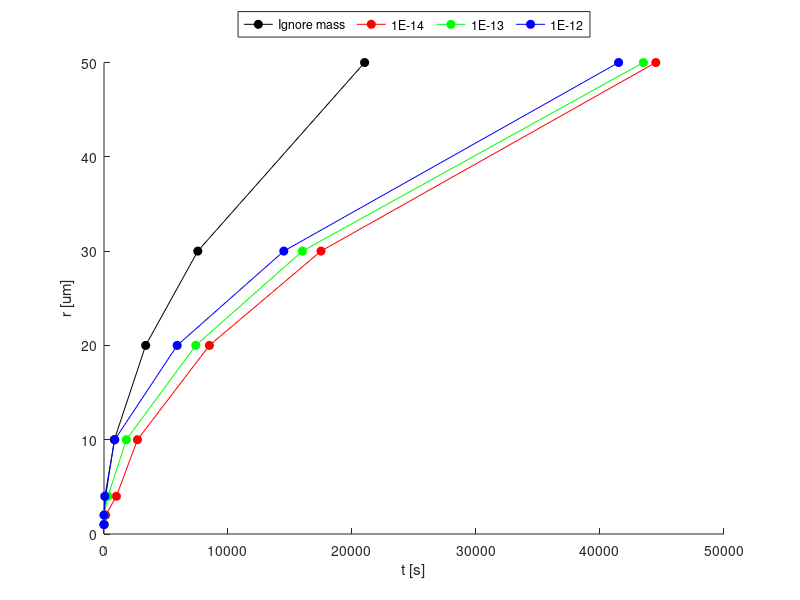

This figure's MATLAB source:
% Team MechE
% SIO 217A
% Fall 2013


%% Problem Statement
% Reproduce Table 5.5 from modeling Eqn. 5.26. Then use relevant ranges of 
% temperature and supersaturation to do sensitivity tests.


%% Solution

% Constants
r0 = 0.75E-6;        % initial radius [m]
S_1 = 0.05;          % (S - 1) [-]
T = 273;             % temperature [K]
p = 900;             % pressure [mb=hPa]
R_v = 461;           % gas constant [J/(kg*K)]
rho_l = 1000;        % density of water [kg/m^3]

% Parameters at T=0 degrees C
L_lv = 2.50E6;             % latent heat of water [J/kg]
e_s = 12.3 / 2;            % saturation pressure [mb=hPa]
kappa = 2.40E-2;           % thermal conductivity [J/(m*s*K)]
D_v = 2.21E-5 * 1000 / p;  % diffusion coeff [m^2/s] at p=900mb

% Paramaters
r = [1, 2, 4, 10, 20, 30, 50] .* 1E-6;  % radius [m]
m = 1E-14 ./ 1E3;                       % mass [kg]


%% Calculate t from Equation 5.27
% Solve Equation 5.27 for t (assume t0=0)
K = L_lv^2 * rho_l / (kappa * R_v * T^2);
D = rho_l * R_v * T / (e_s * D_v);
t = (r.^2 - r0^2) .* (K + D) ./ (2 * S_1);


%% True values (from Table 5.5)

% mass = 1E-14 [g]
t_true_14 = [2.4, 130, 1E3, 2.7E3, 8.5E3, 17.5E3, 44.5E3];

% mass = 1E-13 [g]
t_true_13 = [0.15, 7.0, 320, 1.8E3, 7.4E3, 16.0E3, 43.5E3];

% mass = 1E-12 [g]
t_true_12 = [0.013, 0.61, 62, 870, 5.9E3, 14.5E3, 41.5E3];


%% Plot
figure
hold on

plot(t, r * 1E6, '-ok', 'markerface', 'k')
plot(t_true_14, r * 1E6, '-or', 'markerface', 'r')
plot(t_true_13, r * 1E6, '-og', 'markerface', 'g')
plot(t_true_12, r * 1E6, '-ob', 'markerface', 'b')

xlabel('t [s]')
ylabel('r [um]')

legend({'Ignore mass', '1E-14', '1E-13', '1E-12'}, ...
    'Location', 'NorthOutside', ...
    'Orientation', 'Horizontal')